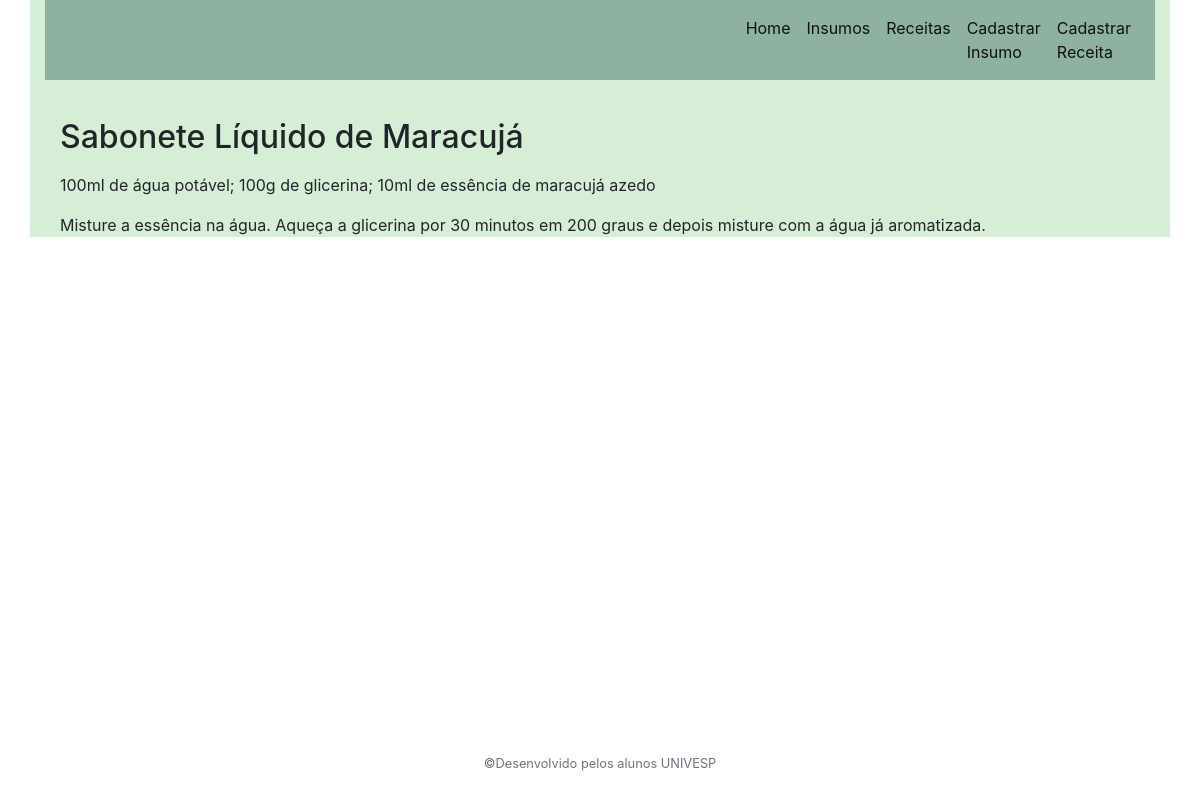
The page /Sabonete Líquido de Maracujá on the database its author committed.
### app.py (models this page shows)
class Receitas(db.Model):
    created = db.Column(db.DateTime, default=datetime.datetime.utcnow)
    nome_receita = db.Column(db.String(80), nullable=False, primary_key=True)
    ingredientes = db.Column(db.String(500), nullable=False)
    passos = db.Column(db.String(500), nullable=False)

### app.py (the view)
@app.route('/<string:receita_nome>') #id do insumo é rota para consulta individual
def post2(receita_nome):
    post2 = get_receita(receita_nome)
    return render_template('receitas.html', post2=post2)

### app.py (called while the page is built)
def get_db_connection():
    conn = sqlite3.connect('database.db')
    conn.row_factory = sqlite3.Row
    return conn

def get_receita(receita_nome):
    conn = get_db_connection()
    receita = conn.execute('SELECT * FROM receitas WHERE nome_receita = ?', (receita_nome,)).fetchone()
    conn.close()
    if receita is None:
        abort(404)
    return receita

### templates/receitas.html (shortened to what this page needs)
{% extends 'base.html' %}
{% block content %}
    <h2>{% block title %} <br>{{ post2['nome_receita'] }} <br>{% endblock %}</h2>
    <p>{{ post2['ingredientes'] }}</p>
    <p>{{ post2['passos'] }}</p>
{% endblock %}

### rows shown on the page
Receitas: nome_receita "Sabonete Líquido de Maracujá", ingredientes "100ml de água potável; 100g de glicerina; 10ml de essência de maracujá azedo", passos "Misture a essência na água. Aqueça a glicerina por 30 minutos em 200 graus e depois misture com a água já aromatizada."
